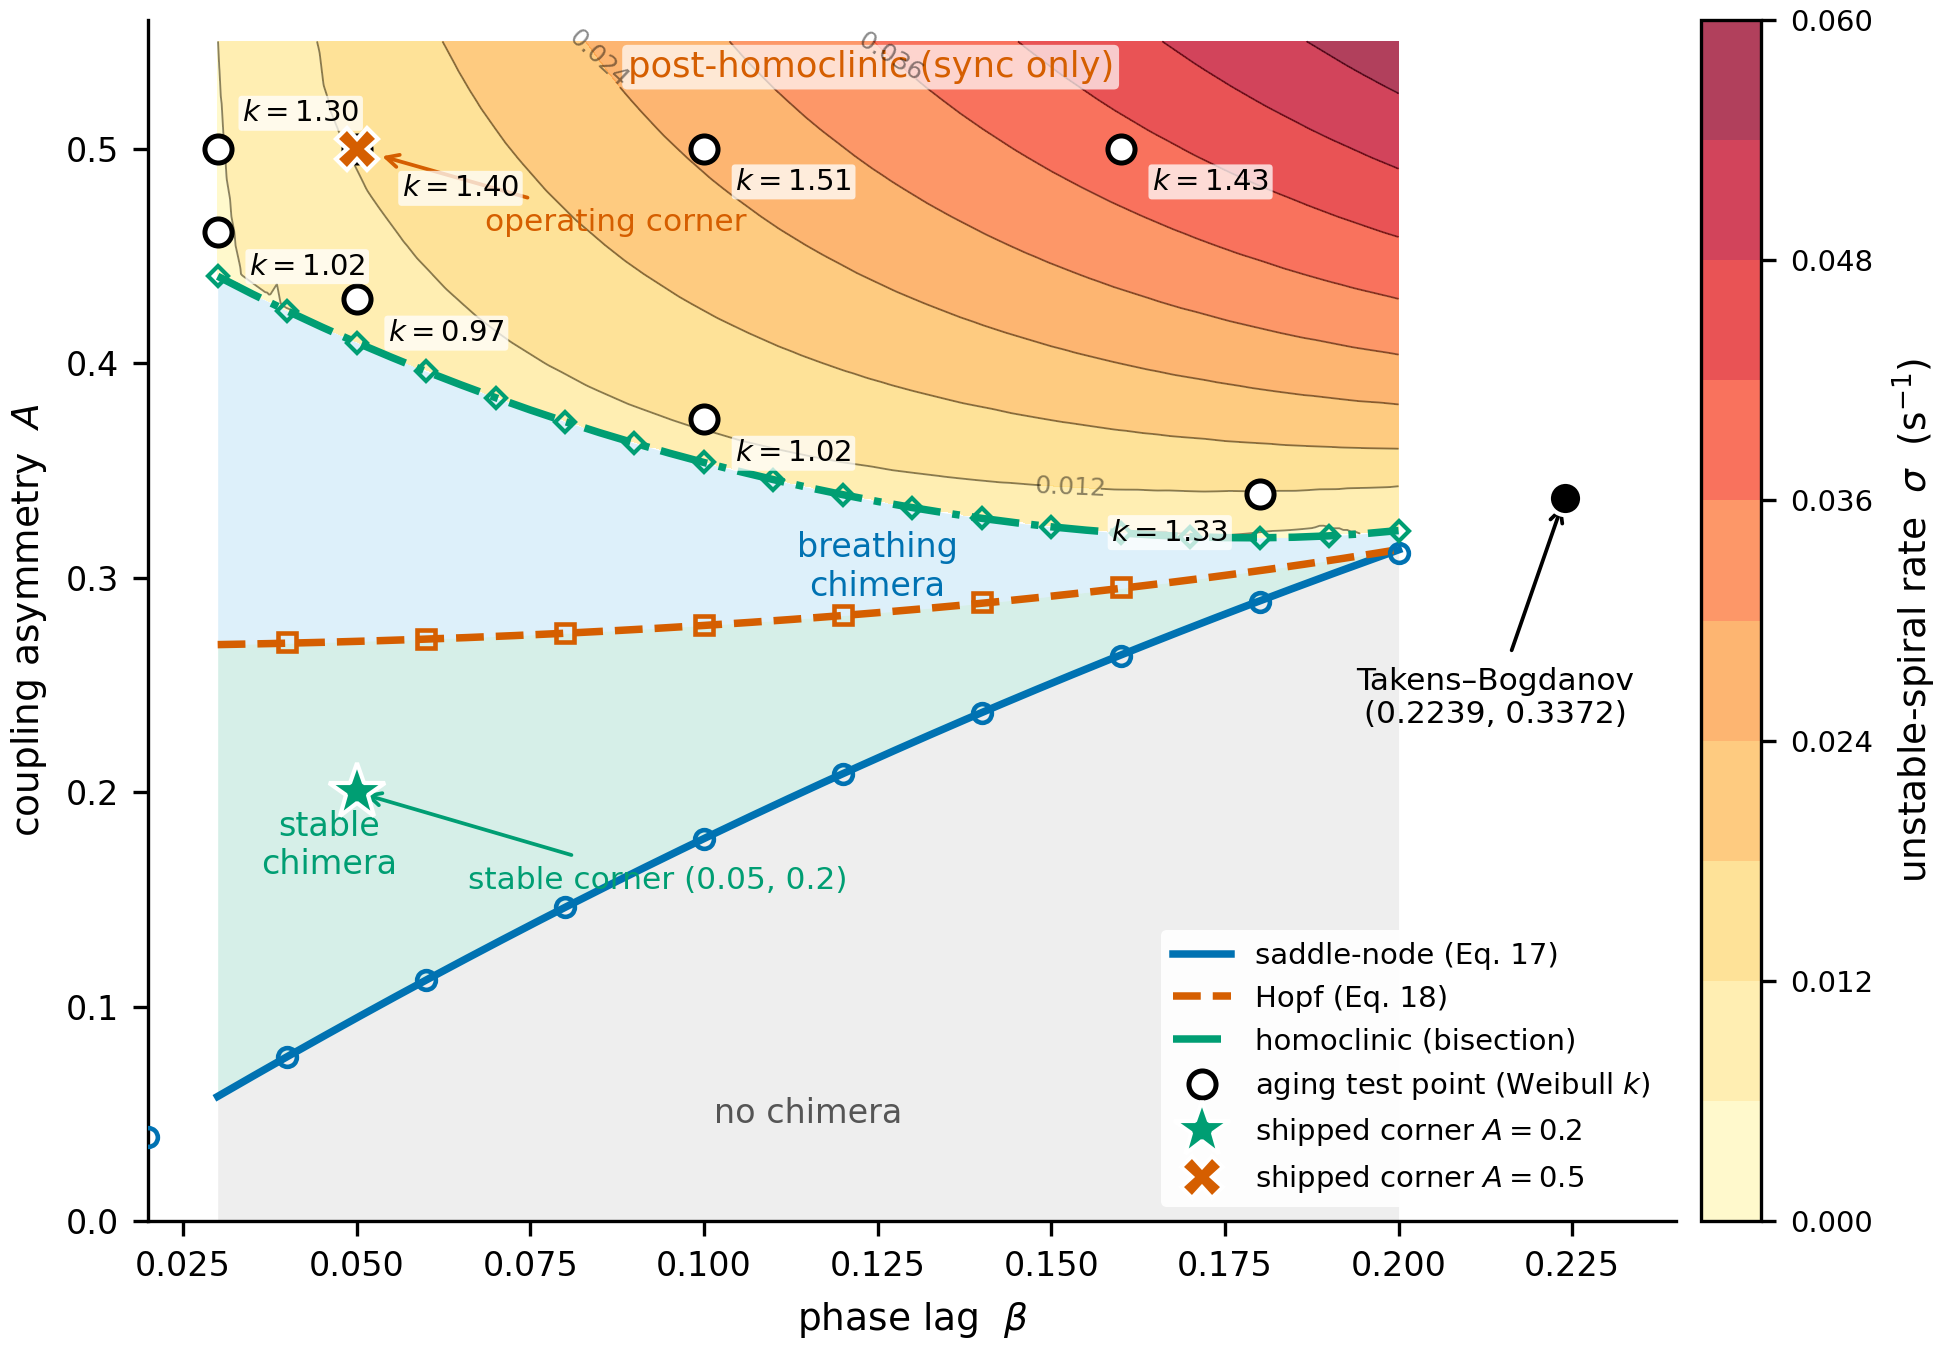

The Python source for this figure:
"""
Corner-generality map figure (revision item CP1, reviewer Major Concern).

Renders paper_figures/fig_corner_map.{pdf,png} from the committed data file
paper/revision-data-gated/results_corner.json (produced by
tools/reduced-ode/corner_map_data.py — see its docstring for the full method).
Pure redraw: no dynamics computed here, no randomness, no manual
post-processing. Style via tools/paper-figures/style.py like every other
paper figure.

Content:
  - the four regimes of the (β, A) plane (no chimera / stable chimera /
    breathing / post-homoclinic) bounded by the saddle-node (Eq. 17), Hopf
    (Eq. 18) and freshly traced homoclinic curves;
  - the unstable-spiral escape rate σ(β, A) = Re λ of the chimera fixed point,
    shaded over the post-homoclinic region (grid of 500+ samples, linearly
    interpolated for display, clipped at the homoclinic curve) with labelled
    contours;
  - the Takens–Bogdanov point and the two shipped operating corners;
  - the 8 aging test points annotated with their censored-Weibull shape
    k (primary fitter; both fitters agree to <0.01 — see the JSON).

Regeneration chain:
  python3 tools/reduced-ode/corner_map_data.py     # heavy compute -> JSON
  python3 paper_figures/fig_corner_map.py          # this script
"""
from __future__ import annotations

import json
import os
import sys

import numpy as np

HERE = os.path.dirname(os.path.abspath(__file__))
ROOT = os.path.dirname(HERE)
sys.path.insert(0, os.path.join(ROOT, "tools", "paper-figures"))

import style  # noqa: E402  (sets the Agg backend)
import matplotlib.pyplot as plt  # noqa: E402
from matplotlib.lines import Line2D  # noqa: E402
from matplotlib.ticker import MaxNLocator  # noqa: E402

DATA = os.path.join(ROOT, "paper", "revision-data-gated", "results_corner.json")


def main():
    style.apply_style()
    with open(DATA) as f:
        d = json.load(f)

    c = d["curves"]
    beta = np.array(c["beta_dense"])
    A_SN = np.array(c["A_SN_series"])
    A_H = np.array(c["A_H_series"])
    hcb = np.array(c["beta_hc"])
    hcA = np.array(c["A_hc"])
    A_hc_dense = np.interp(beta, hcb, hcA)
    tb = c["tb_point"]
    pal = style.PALETTE

    fig, ax = plt.subplots(figsize=(7.0, 5.2))

    # ---- region fills (sub-homoclinic regimes, fig7 colour language) ----
    ax.fill_between(beta, 0.0, A_SN, color=pal["grey"], alpha=0.16, lw=0, zorder=0)
    ax.fill_between(beta, A_SN, A_H, color=pal["green"], alpha=0.16, lw=0, zorder=0)
    ax.fill_between(beta, A_H, A_hc_dense, color=pal["skyblue"], alpha=0.20,
                    lw=0, zorder=0)

    # ---- sigma field over the post-homoclinic region ----
    pts = [p for p in d["sigma_field"]["points"] if p["ok"]]
    pb = np.array([p["beta"] for p in pts])
    pA = np.array([p["A"] for p in pts])
    ps = np.array([p["sigma"] for p in pts])
    # display grid: linear interpolation of the regular sigma samples, clipped
    # at the homoclinic curve (and at the sampled domain edges)
    from scipy.interpolate import griddata
    gb, gA = np.meshgrid(np.linspace(hcb.min(), hcb.max(), 300),
                         np.linspace(pA.min() - 0.004, 0.55, 300))
    gs = griddata((pb, pA), ps, (gb, gA), method="linear")
    gs_near = griddata((pb, pA), ps, (gb, gA), method="nearest")
    gs = np.where(np.isfinite(gs), gs, gs_near)  # fill hull edge, then clip
    mask = gA < np.interp(gb, beta, A_hc_dense)
    gs = np.ma.masked_where(mask | ~np.isfinite(gs), gs)
    levels = MaxNLocator(nbins=9).tick_values(ps.min(), ps.max())
    cf = ax.contourf(gb, gA, gs, levels=levels, cmap="YlOrRd", alpha=0.75,
                     zorder=1)
    cl = ax.contour(gb, gA, gs, levels=levels[1:-1], colors="k",
                    linewidths=0.45, alpha=0.45, zorder=2)
    lab_levels = [l for l in levels[1:-1] if 0.010 <= l <= 0.042][::2]
    ax.clabel(cl, levels=lab_levels, fontsize=6, fmt="%.3f", inline=True,
              inline_spacing=2)
    cbar = fig.colorbar(cf, ax=ax, pad=0.015, fraction=0.046)
    cbar.set_label(r"unstable-spiral rate  $\sigma$  (s$^{-1}$)")
    cbar.ax.tick_params(labelsize=7)

    # ---- curves ----
    ax.plot(beta, A_SN, color=style.ROLES["sn"], lw=1.8, zorder=4)
    snn = c["sn_numeric"]
    ax.plot([p["beta"] for p in snn], [p["A"] for p in snn], ls="none",
            marker="o", mfc="none", mec=style.ROLES["sn"], mew=1.1, ms=4.5,
            zorder=5)
    ax.plot(beta, A_H, color=style.ROLES["hopf"], lw=1.8, ls="--", zorder=4)
    hnn = c["hopf_numeric"]
    ax.plot([p["beta"] for p in hnn], [p["A"] for p in hnn], ls="none",
            marker="s", mfc="none", mec=style.ROLES["hopf"], mew=1.1, ms=4.5,
            zorder=5)
    ax.plot(hcb, hcA, color=style.ROLES["homoclinic"], lw=1.8, ls="-.", zorder=4)
    ax.plot(hcb[::2], hcA[::2], ls="none", marker="D", mfc="none",
            mec=style.ROLES["homoclinic"], mew=1.0, ms=3.4, zorder=5)

    # ---- Takens-Bogdanov ----
    ax.plot([tb["beta"]], [tb["A"]], marker="o", ms=8, mfc=style.ROLES["tb"],
            mec="white", mew=1.0, zorder=6)
    ax.annotate(f"Takens–Bogdanov\n({tb['beta']}, {tb['A']})",
                xy=(tb["beta"], tb["A"]),
                xytext=(tb["beta"] - 0.010, tb["A"] - 0.105), ha="center",
                fontsize=7.5,
                arrowprops=dict(arrowstyle="->", color=style.ROLES["tb"], lw=0.9))

    # ---- region labels ----
    ax.text(0.115, 0.05, "no chimera", ha="center", va="center", fontsize=8,
            color="#555555")
    ax.text(0.046, 0.175, "stable\nchimera", ha="center", va="center",
            fontsize=8, color=pal["green"])
    ax.text(0.125, 0.305, "breathing\nchimera", ha="center", va="center",
            fontsize=8, color=pal["blue"])
    ax.text(0.124, 0.538, "post-homoclinic (sync only)", ha="center",
            va="center", fontsize=8.5, color=pal["vermillion"],
            bbox=dict(boxstyle="round,pad=0.15", fc="white", ec="none",
                      alpha=0.7))

    # ---- shipped corners ----
    corner_styles = {
        "stable": dict(marker="*", ms=14, color=style.ROLES["corner_stable"]),
        "transient": dict(marker="X", ms=10, color=style.ROLES["corner_transient"]),
    }
    for corner in d["corners"]:
        is_tr = abs(corner["A"] - 0.5) < 1e-9
        st = corner_styles["transient" if is_tr else "stable"]
        ax.plot([corner["beta"]], [corner["A"]], ls="none", mec="white",
                mew=1.0, zorder=9, **st)
    ax.annotate("operating corner", xy=(0.0525, 0.4975),
                xytext=(0.0685, 0.4615), fontsize=7.5,
                color=corner_styles["transient"]["color"], ha="left",
                arrowprops=dict(arrowstyle="->",
                                color=corner_styles["transient"]["color"],
                                lw=0.9), zorder=8)
    ax.annotate("stable corner (0.05, 0.2)", xy=(0.05, 0.2),
                xytext=(0.066, 0.155), fontsize=7.5,
                color=corner_styles["stable"]["color"], ha="left",
                arrowprops=dict(arrowstyle="->",
                                color=corner_styles["stable"]["color"],
                                lw=0.9), zorder=8)

    # ---- aging test points with fitted k ----
    # per-point label offsets (data coords), tuned only for legibility
    off = {(0.03, 0.461): (0.0045, -0.016), (0.03, 0.50): (0.0035, 0.0165),
           (0.05, 0.430): (0.0045, -0.016), (0.05, 0.50): (0.0065, -0.0185),
           (0.10, 0.374): (0.0045, -0.016), (0.10, 0.50): (0.0045, -0.0155),
           (0.18, 0.339): (-0.0045, -0.018), (0.16, 0.50): (0.0045, -0.0155)}
    for p in d["aging_points"]:
        b, A = p["beta"], p["A"]
        ax.plot([b], [A], ls="none", marker="o", ms=6.5, mfc="white",
                mec="k", mew=1.2, zorder=7)
        dx, dy = off.get((b, A), (0.004, -0.018))
        ax.text(b + dx, A + dy, f"$k={p['k_primary']:.2f}$", fontsize=7,
                color="k", ha="left" if dx > 0 else "right", va="center",
                zorder=8,
                bbox=dict(boxstyle="round,pad=0.12", fc="white", ec="none",
                          alpha=0.75))

    ax.set_xlim(0.02, 0.24)
    ax.set_ylim(0.0, 0.56)
    ax.set_xlabel(r"phase lag  $\beta$")
    ax.set_ylabel(r"coupling asymmetry  $A$")

    handles = [
        Line2D([], [], color=style.ROLES["sn"], lw=1.8,
               label="saddle-node (Eq. 17)"),
        Line2D([], [], color=style.ROLES["hopf"], lw=1.8, ls="--",
               label="Hopf (Eq. 18)"),
        Line2D([], [], color=style.ROLES["homoclinic"], lw=1.8, ls="-.",
               label="homoclinic (bisection)"),
        Line2D([], [], ls="none", marker="o", mfc="white", mec="k", mew=1.2,
               ms=6.5, label="aging test point (Weibull $k$)"),
        Line2D([], [], ls="none", **corner_styles["stable"], mec="white",
               label="shipped corner $A=0.2$"),
        Line2D([], [], ls="none", **corner_styles["transient"], mec="white",
               label="shipped corner $A=0.5$"),
    ]
    ax.legend(handles=handles, loc="lower right", fontsize=7, framealpha=0.94,
              frameon=True, edgecolor="none")

    paths = style.savefig(fig, "fig_corner_map")
    plt.close(fig)
    print("wrote:", *[os.path.relpath(p, ROOT) for p in paths])


if __name__ == "__main__":
    main()
